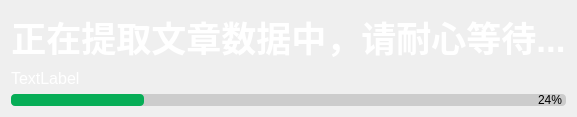
           <widget class="QWidget" name="page_3">
            <layout class="QVBoxLayout" name="verticalLayout_9">
             <item>
              <widget class="QLabel" name="label_6">
               <property name="text">
                <string>&lt;html&gt;&lt;head/&gt;&lt;body&gt;&lt;p align=&quot;center&quot;&gt;&lt;span style=&quot; font-size:26pt; font-weight:700; color:#ffffff;&quot;&gt;正在提取文章数据中，请耐心等待...&lt;/span&gt;&lt;/p&gt;&lt;/body&gt;&lt;/html&gt;</string>
               </property>
               <property name="textFormat">
                <enum>Qt::TextFormat::MarkdownText</enum>
               </property>
              </widget>
             </item>
             <item>
              <widget class="QLabel" name="label_7">
               <property name="maximumSize">
                <size>
                 <width>16777215</width>
                 <height>25</height>
                </size>
               </property>
               <property name="font">
                <font>
                 <pointsize>12</pointsize>
                </font>
               </property>
               <property name="styleSheet">
                <string notr="true">color: rgb(255, 255, 255)</string>
               </property>
               <property name="text">
                <string>TextLabel</string>
               </property>
              </widget>
             </item>
             <item>
              <widget class="QProgressBar" name="progressBar">
               <property name="maximumSize">
                <size>
                 <width>16777215</width>
                 <height>12</height>
                </size>
               </property>
               <property name="styleSheet">
                <string notr="true">QProgressBar {
    /* 整体进度条背景（未填充区域） */
    background-color: #cccccc;
    border-radius: 4px;    /* 圆角 */
    height: 6px;          /* 进度条高度 */
    text-align: right;    /* 文字居中 */
}

/* 进度填充区域 */
QProgressBar::chunk {
    background-color: rgb(6, 173, 86);
    border-radius: 4px;
}

/* 进度文字颜色 */
QProgressBar::text {
    color: #ffffff;
    font-size: 8px;
}</string>
               </property>
               <property name="value">
                <number>24</number>
               </property>
               <property name="textVisible">
                <bool>true</bool>
               </property>
               <property name="invertedAppearance">
                <bool>false</bool>
               </property>
               <property name="textDirection">
                <enum>QProgressBar::Direction::TopToBottom</enum>
               </property>
               <property name="format">
                <string>%p% </string>
               </property>
              </widget>
             </item>
            </layout>
           </widget>
